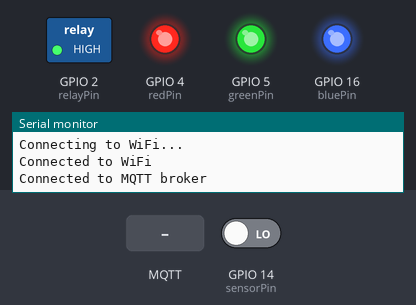
Simulated run of this sketch. Board: ESP8266 (NodeMCU). Parts: switched loads named in the sketch (green lamp = pin HIGH), output pins drawn as LEDs (lit = HIGH), the last lines printed to the serial monitor. Dashed ring = blinking. Inputs (shaded band) come from the test bench; at power-on: GPIO 14 (sensorPin) LOW. WiFi joins after 1.5 s; servers stay silent unless stated; no MQTT or app messages arrive unless stated.

Above: at 2.7 s.
2.8 s: MQTT message "1" arrives on the second subscribed topic
At 3.2 s:
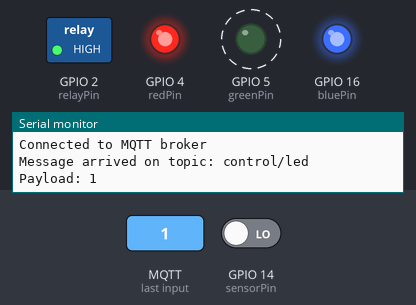
At 7.2 s:
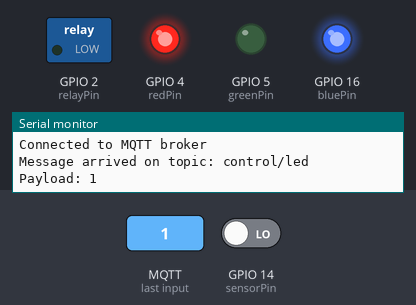
8.8 s: MQTT message "3" arrives on the second subscribed topic
At 13.1 s:
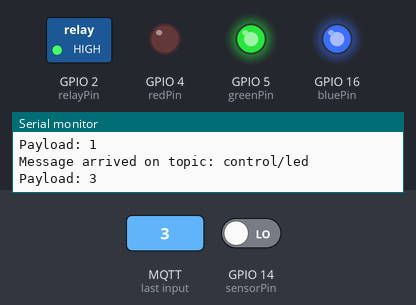
Timing chart, 0 to 16.5 s (numbered marks = the images above; inputs shaded):
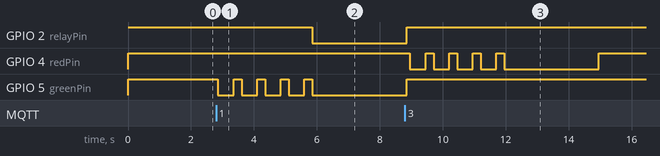

Measured:
- after the input at 2.8 s, GPIO 2 (relayPin): HIGH → LOW after 3.1 s; GPIO 5 (greenPin): alternates HIGH for 0.25 s and LOW for 0.50 s, 9 changes in all, then stays LOW, starting after 0.06 s
- after the input at 8.8 s, GPIO 4 (redPin): goes 4 × (LOW 0.50 s, HIGH 0.25 s), LOW 3.0 s, then HIGH, starting after 0.16 s

The sketch:

esp8266.ino
```cpp
#include <ESP8266WiFi.h>
#include <Wire.h>
#include <Adafruit_MLX90614.h>
#include <PubSubClient.h>  // MQTT library

// const char *ssid = "thanita_2.4Ghz";
// const char *password = "aaoy2425";
// const char *mqttServer = "server-mqtt.thddns.net";
// const int mqttPort = 3333;
// const char *mqttUsername = "mqtt";
// const char *mqttPassword = "admin1234";
// const char *mqttTopic = "sensor/detect";
// const char *mqttTopicTemperature = "sensor/Temperature";
// const char *mqttTopicLED = "control/led";

const char *ssid = "ZTE 5G Home WiFi_DD9538";
const char *password = "61019205";
const char *mqttServer = "192.168.0.28";
const int mqttPort = 1883;
const char *mqttUsername = "";
const char *mqttPassword = "";
const char *mqttTopic = "sensor/detect";
const char *mqttTopicTemperature = "sensor/Temperature";
const char *mqttTopicLED = "control/led";

const int sensorPin = 14;  // IR sensor pin connected to D5
const int relayPin = 2;
#define SCL_PIN 12
#define SDA_PIN 13
#define redPin 4
#define greenPin 5
#define bluePin 16


Adafruit_MLX90614 mlx;  // Declare an instance of Adafruit_MLX90614
WiFiClient espClient;
PubSubClient client(espClient);

bool isSensorValueChanged = false;
bool isRelayOn = false;

// Object detection status
bool objectDetected = false;

float temperature = 0;

void setup() {
  Serial.begin(115200);
  pinMode(redPin, OUTPUT);
  pinMode(greenPin, OUTPUT);
  pinMode(bluePin, OUTPUT);
  pinMode(sensorPin, INPUT);
  pinMode(relayPin, OUTPUT);
  digitalWrite(relayPin, HIGH);
  setColor(255, 255, 255);
  while (!Serial)
    ;

  Wire.begin(SDA_PIN, SCL_PIN);

  if (!mlx.begin()) {
    Serial.println("Error connecting to MLX sensor. Check wiring.");
    while (1)
      ;
  }

  WiFi.begin(ssid, password);

  while (WiFi.status() != WL_CONNECTED) {
    delay(500);
    Serial.println("Connecting to WiFi...");
  }

  Serial.println("Connected to WiFi");

  client.setServer(mqttServer, mqttPort);
  client.setCallback(callback);

  while (!client.connected()) {
    if (client.connect("ESP8266Client", mqttUsername, mqttPassword)) {
      Serial.println("Connected to MQTT broker");
      client.subscribe(mqttTopic);
      client.subscribe(mqttTopicLED);
    } else {
      Serial.print("Failed to connect to MQTT broker, rc=");
      Serial.print(client.state());
      Serial.println(" Retrying in 5 seconds...");
      delay(5000);
    }
  }
}

void displayObjectTempC() {
  // float temp = mlx.readObjectTempC()+1
  Serial.print("Object temperature = ");
  Serial.print(mlx.readObjectTempC());
  Serial.println("°C");
  String temperatureString = String(mlx.readObjectTempC(), 2);
  client.publish(mqttTopicTemperature, temperatureString.c_str());
  // if (mlx.readObjectTempC() >= 30.4 && mlx.readObjectTempC() <= 37.4) {
  //   digitalWrite(ledPin, HIGH);  // Turn on the LED
  // } else {
  //   digitalWrite(ledPin, LOW);  // Turn off the LED
  // }
}

void SensorDetect() {
  bool currentStatus = digitalRead(sensorPin);
  if (currentStatus && !objectDetected) {
    objectDetected = true;
    Serial.println("Object no longer detected: 0");
    client.publish(mqttTopic, "0");  // Publish MQTT message with value 0
  } else if (!currentStatus && objectDetected) {
    objectDetected = false;
    Serial.println("Object detected: 1");
    client.publish(mqttTopic, "1");  // Publish MQTT message with value 1
    delay(1500);
    displayObjectTempC();
  }
}

void setColor(int red, int green, int blue) {
#ifdef COMMON_ANODE
  red = 255 - red;
  green = 255 - green;
  blue = 255 - blue;
#endif
  analogWrite(redPin, red);
  analogWrite(greenPin, green);
  analogWrite(bluePin, blue);
}

void callback(char *topic, byte *payload, unsigned int length) {
  Serial.print("Message arrived on topic: ");
  Serial.println(topic);

  String message;
  for (int i = 0; i < length; i++) {
    message += (char)payload[i];
  }
  Serial.print("Payload: ");
  Serial.println(message);

  // Control the LED based on the received MQTT message
  if (strcmp(topic, mqttTopicLED) == 0) {
    if (strcmp(message.c_str(), "1") == 0) {  // สำเร็จ
      for (int i = 0; i <= 3; i++) {
        setColor(255, 0, 255);  // green
        delay(500);
        setColor(255, 255, 255);
        delay(250);
      }
      setColor(255, 0, 255);  // green
      digitalWrite(relayPin, LOW);
      delay(3000);
      digitalWrite(relayPin, HIGH);
      setColor(255, 255, 255);
    } else if (strcmp(message.c_str(), "2") == 0) {  // สำเร็จแต่ประตูไม่เปิด
      for (int i = 0; i <= 3; i++) {
        setColor(255, 0, 255);  // green
        delay(500);
        setColor(255, 255, 255);
        delay(250);
      }
      setColor(0, 255, 255);  // red
      delay(3000);
      setColor(255, 255, 255);
    } else if (strcmp(message.c_str(), "3") == 0) {  // ไม่พบข้อมูล
      for (int i = 0; i <= 3; i++) {
        setColor(0, 255, 255);  // red
        delay(500);
        setColor(255, 255, 255);
        delay(250);
      }
      setColor(0, 255, 255);  // red
      delay(3000);
      setColor(255, 255, 255);
    } else if (strcmp(message.c_str(), "4") == 0) {
      setColor(255, 255, 0);                         // blue
    } else if (strcmp(message.c_str(), "5") == 0) {  // กำลังทำงาน
      setColor(0, 0, 255);                           // blue
    } else if (strcmp(message.c_str(), "0") == 0) {  // รอทำงาน
      setColor(255, 255, 255);
    }
  }
}


void loop() {
  if (!client.connected()) {
    reconnect();
  }
  client.loop();
  SensorDetect();
  delay(100);
}

void reconnect() {
  while (!client.connected()) {
    if (client.connect("ESP8266Client", mqttUsername, mqttPassword)) {
      client.subscribe(mqttTopic);
    } else {
      Serial.print("Failed to connect to MQTT broker, rc=");
      Serial.print(client.state());
      Serial.println(" Retrying in 5 seconds...");
      delay(5000);
    }
  }
}
```
